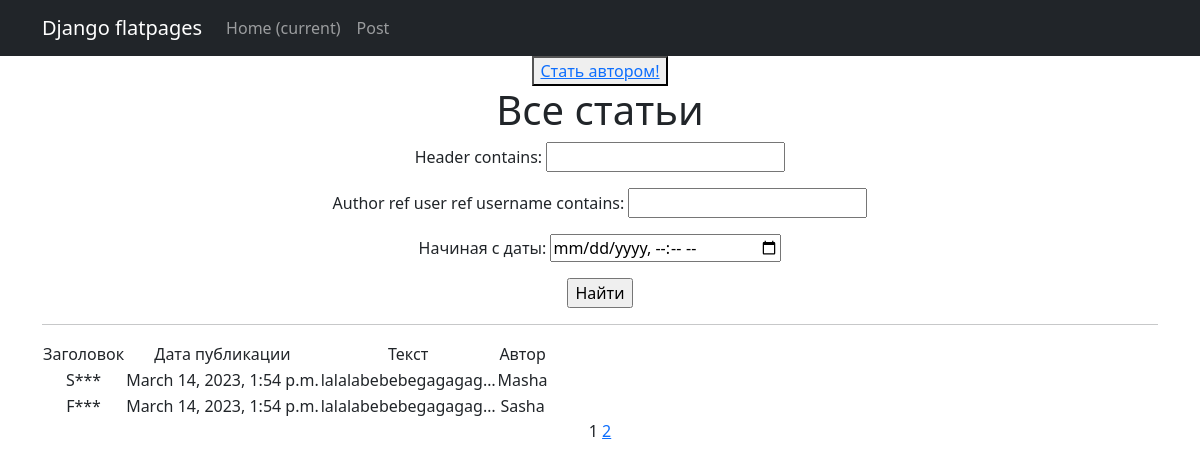
/news/ (signed in), run on an earlier commit of the app's database.
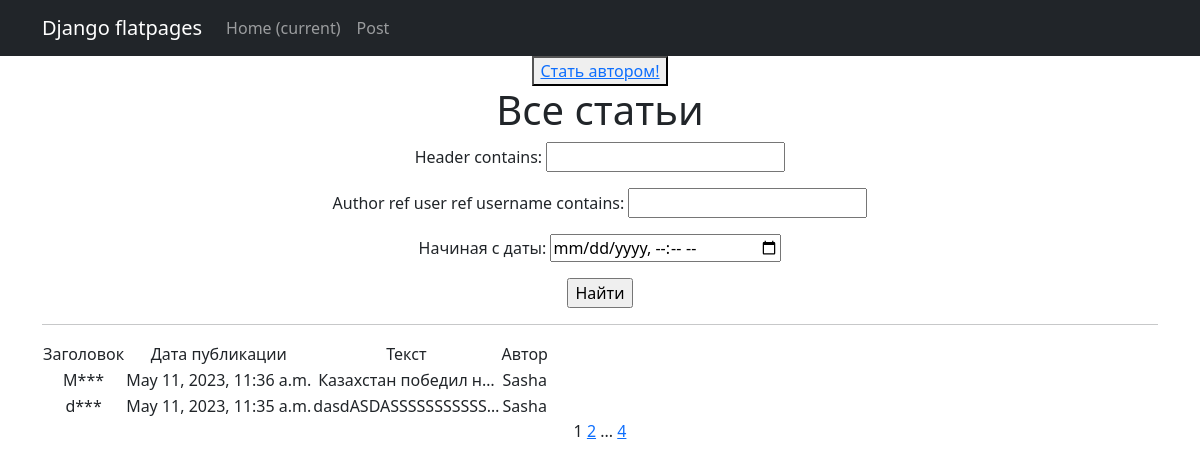
And on a later commit of the database.
### news_portal/models.py (models this page shows, shortened)
class Post(models.Model):
    author_ref = models.ForeignKey(Author, on_delete=models.CASCADE)
    a_or_n = models.BooleanField(default=False)
    time_create = models.DateTimeField(auto_now_add=True)
    categories = models.ManyToManyField(Category, through='PostCategory')
    header = models.CharField(max_length=255)
    article_text = models.TextField()
    article_rating = models.IntegerField(default=0)

class Author(models.Model):
    user_ref = models.OneToOneField(User, on_delete=models.CASCADE)
    user_rating = models.IntegerField(default=0)

### news_portal/views.py (the view)
# urls.py: path('', PostsList.as_view(), name='post_list'),
class PostsList(LoginRequiredMixin, ListView):
    model = Post
    ordering = '-time_create'
    template_name = 'posts.html'
    context_object_name = 'posts'
    paginate_by = 2  # вот так мы можем указать количество записей на странице
    def get_queryset(self):
       queryset = super().get_queryset()
       self.filterset = PostFilter(self.request.GET, queryset)
       return self.filterset.qs
    def get_context_data(self, **kwargs):
       context = super().get_context_data(**kwargs)
       context['filterset'] = self.filterset
       context['is_not_author'] = not self.request.user.groups.filter(name='authors').exists()
       return context

### news_portal/templatetags/custom_filters.py (called while the page is built)
@register.filter()
def censor(value):
   return value[0:1:1]+'***'

### news_portal/templatetags/custom_tags.py (called while the page is built)
@register.simple_tag(takes_context=True)
def url_replace(context, **kwargs):
   d = context['request'].GET.copy()
   for k, v in kwargs.items():
       d[k] = v
   return d.urlencode()

### templates/posts.html (shortened to what this page needs)
{% extends 'flatpages/default.html' %}
{% load custom_filters %}
{% load custom_tags %}
{% block content %}
    {% if is_not_author %}
        <button> <a href="author_up/"> Стать автором!</a> </button>
    {% endif %}
   <h1>Все статьи</h1>
   <form action="" method="get">
       {{ filterset.form.as_p }}
       <input type="submit" value="Найти" />
   </form>
   <hr>
   {% if posts %}
       <table>
           <tr>
               <td>Заголовок</td>
               <td>Дата публикации</td>
               <td>Текст</td>
               <td>Автор</td>
           </tr>
           {% for post in posts %}
           <tr>
               <td>{{ post.header|censor }}</td>
               <td>{{ post.time_create }}</td>
               <td>{{ post.article_text|truncatechars:20 }}</td>
               <td>{{ post.author_ref.user_ref.username }}</td>
           </tr>
           {% endfor %}
       </table>
   {% else %}
       <h2>Статей нет!</h2>
   {% endif %}
   {{ page_obj.number }}
   {% if page_obj.has_next %}
       <a href="?{% url_replace page=page_obj.next_page_number %}">{{ page_obj.next_page_number }}</a>
       {% if paginator.num_pages != page_obj.next_page_number %}
           ...
           <a href="?{% url_replace page=page_obj.paginator.num_pages %}">{{ page_obj.paginator.num_pages }}</a>
       {% endif %}
   {% endif %}
{% endblock content %}

What changed in the data, as far as the page shows it:
no longer on this page (row unchanged): Post: header|censor "S***", time_create "March 14, 2023, 1:54 p.m.", article_text "lalalabebebegagagag…", author_ref.user_ref.username "Masha"
no longer on this page (row unchanged): Post: header|censor "F***", time_create "March 14, 2023, 1:54 p.m.", article_text "lalalabebebegagagag…", author_ref.user_ref.username "Sasha"
added Post: header|censor "М***", time_create "May 11, 2023, 11:36 a.m.", article_text "Казахстан победил н…", author_ref.user_ref.username "Sasha"
added Post: header|censor "d***", time_create "May 11, 2023, 11:35 a.m.", article_text "dasdASDASSSSSSSSSSS…", author_ref.user_ref.username "Sasha"
Also different on the page:
{{ page_obj.paginator.num_pages }}: (not shown) → "4"
